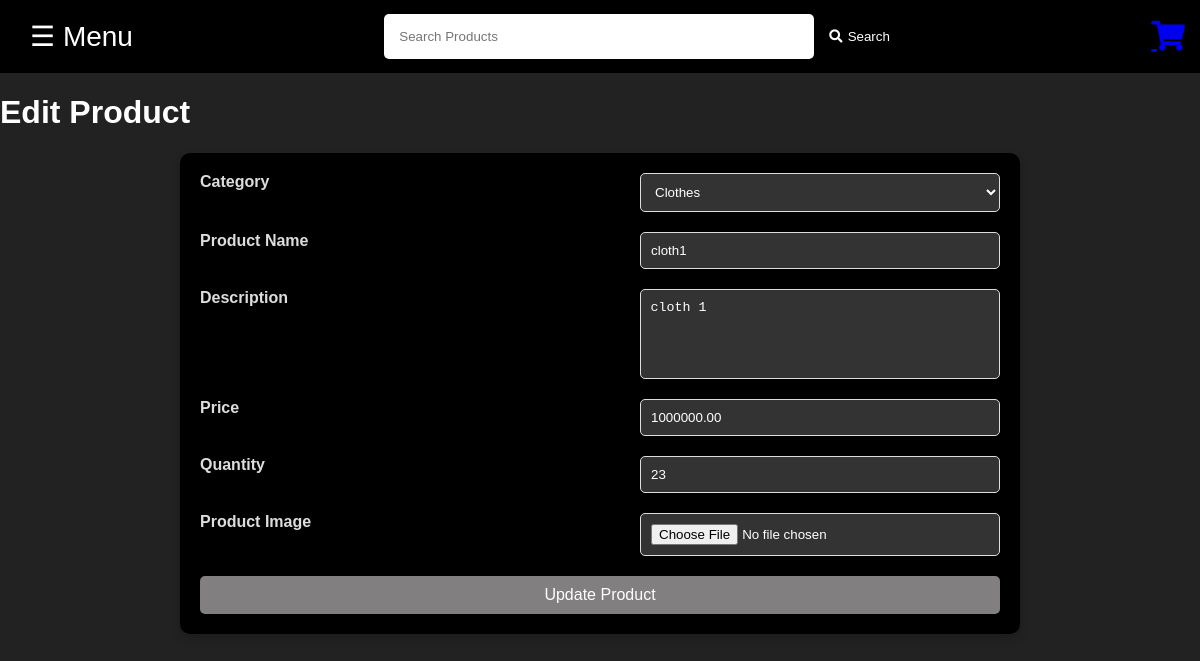
Page /products/edit/1/ (signed in) on the committed database.
### keychain_app/models.py (models this page shows, shortened)
class Product(models.Model):
    name = models.CharField(max_length=100)
    description = models.TextField()
    price = models.DecimalField(max_digits=10, decimal_places=2)
    quantity = models.PositiveIntegerField()
    image = models.ImageField(upload_to='products/')
    is_featured = models.BooleanField(default=False)
    category = models.ForeignKey(Category, related_name='products', on_delete=models.CASCADE)

class Category(models.Model):
    name = models.CharField(max_length=100)
    url_name = models.SlugField(unique=True, default='none')  # Specify a default value
    description = models.TextField(blank=True)

### keychain_app/views.py (the view, shortened to what this page needs)
# urls.py: path('products/edit/<int:product_id>/', views.edit_product, name='edit_product'),
@staff_member_required
def edit_product(request, product_id):
    product = get_object_or_404(Product, pk=product_id)
    categories = Category.objects.all()
    return render(request, 'product_form.html', {
        'product': product,
        'categories': categories  # Pass the categories to the template
    })

### keychain_app/templates/product_form.html (shortened to what this page needs)
<!DOCTYPE html>
<html lang="en">
<head>
    <link rel="stylesheet" href="https://cdnjs.cloudflare.com/ajax/libs/font-awesome/5.15.2/css/all.min.css">
</head>
<body>
    <div id="navbar">
        <div id="menu-icon">&#9776; Menu</div>
        <form method="get" action="{% url 'products_overview' %}" id="search-bar-container">
            <input type="text" name="search" placeholder="Search Products" id="search-bar">
            <button type="submit" id="search-button"><i class="fas fa-search"></i> Search</button>
        </form>
        <div id="cart-button">
            <a href="{% url 'view_cart' %}" class="fas fa-shopping-cart"></a>
        </div>
    </div>
    <div class="container">
        <h1>{% if product %}Edit{% else %}Add{% endif %} Product</h1>
        <form method="post" enctype="multipart/form-data" id="checkout-form">
            <label for="category">Category</label>
            <select id="category" name="category" required>
                {% for category in categories %}
                    <option value="{{ category.id }}" {% if product.category and product.category.id == category.id %}selected{% endif %}>
                        {{ category.name }}
                    </option>
                {% endfor %}
            </select>
            <label for="name">Product Name</label>
            <input type="text" id="name" name="name" value="{{ product.name }}" required>
            <label for="description">Description</label>
            <textarea id="description" name="description" required>{{ product.description }}</textarea>
            <label for="price">Price</label>
            <input type="number" step="0.01" id="price" name="price" value="{{ product.price }}" required>
            <label for="quantity">Quantity</label>
            <input type="number" id="quantity" name="quantity" value="{{ product.quantity }}" required>
            <label for="image">Product Image</label>
            <input type="file" id="image" name="image">
            <button type="submit">{% if product %}Update{% else %}Add{% endif %} Product</button>
        </form>
    </div>
</body>
</html>

### keychain_app/templates/product_form.html (style rules this page uses)
html, body { overflow-x: hidden; font-family: 'Arial', sans-serif; background-color: #222; color: #fff; margin: 0; padding: 0; display: flex; flex-direction: column; min-height: 100vh; }
#checkout-form { background-color: #000; color: #ddd; padding: 20px; margin: 20px auto; max-width: 800px; border-radius: 10px; box-shadow: 0 4px 8px rgba(0, 0, 0, 0.2); }
#checkout-form label { display: block; margin-bottom: 10px; font-weight: bold; }
#checkout-form input[type="text"], #checkout-form input[type="email"], #checkout-form input[type="tel"], #checkout-form input[type="number"], #checkout-form textarea, #checkout-form select, #checkout-form input[type="file"] { width: 100%; padding: 10px; margin-bottom: 20px; border: 1px solid #ddd; border-radius: 5px; background-color: #333; color: #fff; box-sizing: border-box; }
@media screen and (min-width: 768px) { #checkout-form label { width: 45%; } }
@media screen and (min-width: 768px) { #checkout-form input[type="text"], #checkout-form input[type="email"], #checkout-form input[type="tel"], #checkout-form input[type="number"], #checkout-form textarea, #checkout-form select, #checkout-form input[type="file"] { width: 45%; } }
@media screen and (min-width: 768px) { #checkout-form textarea#description { width: calc(46.3% - 10px); } }
#checkout-form button { background-color: #817f7f; color: #fff; padding: 10px 20px; border: none; border-radius: 5px; cursor: pointer; width: 100%; font-size: 16px; }
@media screen and (min-width: 768px) { #checkout-form { display: flex; flex-wrap: wrap; justify-content: space-between; } }
@media screen and (min-width: 768px) { #checkout-form label { display: block; margin-bottom: 10px; width: 45%; } }
@media screen and (min-width: 768px) { #checkout-form input[type="text"], #checkout-form input[type="email"], #checkout-form input[type="tel"], #checkout-form input[type="number"], #checkout-form textarea, #checkout-form select { width: 45%; } }
@media screen and (min-width: 768px) { #checkout-form textarea#description { width: calc(46.3% - 10px); min-width: 300px; max-width: 400px; min-height: 90px; resize: none; } }
#navbar { background-color: #000; padding: 10px; display: flex; justify-content: space-between; align-items: center; position: relative; }
#menu-icon { font-size: 28px; cursor: pointer; padding: 10px 20px; }
#cart-button { font-size: 30px; padding: 5px; margin-left: 20px; }
#search-bar-container { display: flex; align-items: center; flex: 1; justify-content: center; }
#search-bar { margin: 0 5px; padding: 15px; border: none; border-radius: 5px; width: 100%; max-width: 400px; }
#search-button { cursor: pointer; padding: 10px; border: none; background-color: #000; color: #fff; border-radius: 5px; display: flex; align-items: center; }
#search-button i { margin-right: 5px; }

### rows in the picture
Product: category "Clothes", name "cloth1", description "cloth 1", price "1000000.00", quantity "23"
